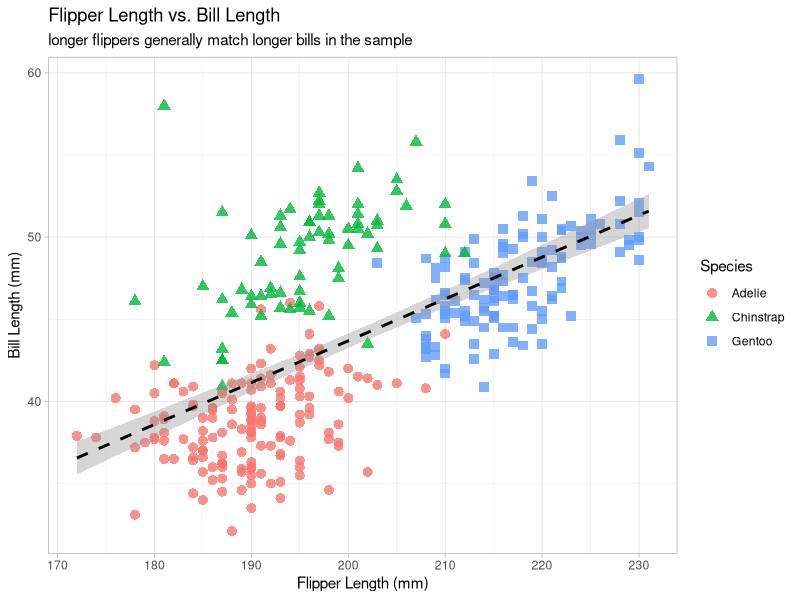

This chart was generated by the following R code:
# AUTHOR: Fritz Harly G. Degamo
# PROJECT: Finals R Project
# CATEGORY: e. data visualization script 2
# DESCRIPTION: show the relationship between flipper length and bill length

library(palmerpenguins)
library(ggplot2)

# DATA PREPARATION
# remove missing measurements before plotting the relationship
penguins_measurements <- penguins[
  !is.na(penguins$flipper_length_mm) & !is.na(penguins$bill_length_mm),
]

# VISUALIZATION
# use points and a linear trend line to make the relationship easier to interpret
ggplot(data = penguins_measurements, aes(x = flipper_length_mm, y = bill_length_mm)) +
  geom_point(aes(color = species, shape = species), size = 3, alpha = 0.8) +
  geom_smooth(method = "lm", color = "black", linetype = "dashed") +
  labs(
    title = "Flipper Length vs. Bill Length",
    subtitle = "longer flippers generally match longer bills in the sample",
    x = "Flipper Length (mm)",
    y = "Bill Length (mm)",
    color = "Species",
    shape = "Species"
  ) +
  theme_light()
